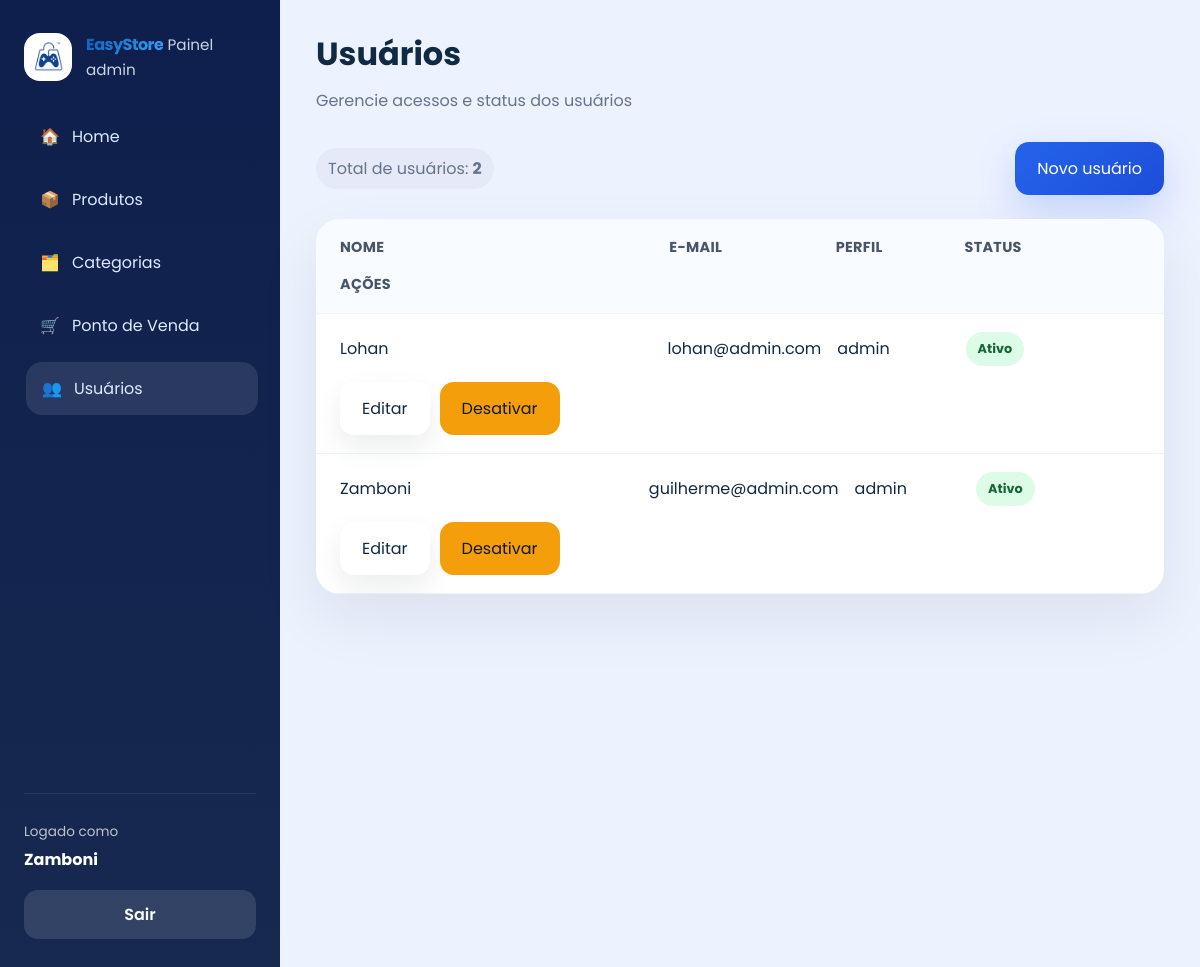
/usuarios/ (signed in), run on the app's committed database.
### app/models/usuario.py (models this page shows)
class Usuario(Base):
    __tablename__ = "usuarios"
    id = Column(Integer, primary_key=True, autoincrement=True)
    nome = Column(String(167), nullable=False)
    email = Column(String(167), unique=True, index=True, nullable=False)
    senha_hash = Column(String(255), nullable=False)
    role = Column(String(20), nullable=False, default="operador")
    ativo = Column(Boolean, default=True)
    criado_em = Column(DateTime, server_default=func.now())

### app/controllers/admin_controller.py (the view)
@router.get("/")
def listar_usuarios(request: Request, db: Session = Depends(get_db), admin = Depends(get_admin)):
    usuarios = db.query(Usuario).order_by(Usuario.nome).all()
    return templates.TemplateResponse(
        request,
        "admin/usuarios.html",
        {
            "request": request,
            "usuario": admin,
            "usuarios": usuarios,
            "page_title": "Usuários",
            "page_subtitle": "Gerencie acessos e status dos usuários",
            "css_path": "css/admin.css",
            "active": "usuarios",
        }
    )

### app/templates/admin/usuarios.html
{% extends "admin/base.html" %}
{% block content %}
<div class="table-actions">
  <div class="detail-pill">Total de usuários: <strong>{{ usuarios|length }}</strong></div>
  <a href="/usuarios/novo" class="btn btn-primary">Novo usuário</a>
</div>
<div class="table-card">
  <div class="table-row header">
    <div>Nome</div>
    <div>E-mail</div>
    <div>Perfil</div>
    <div>Status</div>
    <div>Ações</div>
  </div>
  {% for usuario in usuarios %}
  <div class="table-row">
    <div>{{ usuario.nome }}</div>
    <div>{{ usuario.email }}</div>
    <div>{{ usuario.role }}</div>
    <div><span class="status-badge {% if usuario.ativo %}active{% else %}inactive{% endif %}">{{ 'Ativo' if usuario.ativo else 'Inativo' }}</span></div>
    <div class="actions">
      <a href="/usuarios/{{ usuario.id }}/editar" class="btn btn-secondary">Editar</a>
      <form action="/usuarios/{{ usuario.id }}/toggle-ativo" method="post"><button type="submit" class="btn btn-warning">{% if usuario.ativo %}Desativar{% else %}Ativar{% endif %}</button></form>
    </div>
  </div>
  {% endfor %}
</div>
{% endblock %}

### app/templates/admin/base.html (shortened to what this page needs)
<!DOCTYPE html>
<html lang="pt-br">
<head>
  <link rel="stylesheet" href="{{ request.url_for('static', path=css_path) }}">
</head>
<body>
  <div class="admin-layout">
    <aside class="sidebar">
      <div class="brand-block">
        <img src="{{ request.url_for('static', path='img/logo.png') }}" alt="EasyStore" class="brand-logo">
        <div>
          <strong>EasyStore</strong>
          <span>Painel admin</span>
        </div>
      </div>
      <nav class="sidebar-nav">
        <a href="/admin" class="{% if active == 'home' %}active{% endif %}"><span>🏠</span>Home</a>
        <a href="/produtos" class="{% if active == 'produtos' %}active{% endif %}"><span>📦</span>Produtos</a>
        <a href="/categorias" class="{% if active == 'categorias' %}active{% endif %}"><span>🗂️</span>Categorias</a>
        <a href="/admin/pos" class="{% if active == 'pos' %}active{% endif %}"><span>🛒</span>Ponto de Venda</a>
        <a href="/usuarios" class="{% if active == 'usuarios' %}active{% endif %}"><span>👥</span>Usuários</a>
      </nav>
      <div class="sidebar-footer">
        <div class="profile-card">
          <span>Logado como</span>
          <strong>{{ usuario.nome  }}</strong>
        </div>
        <a href="/auth/logout" class="logout-btn">Sair</a>
      </div>
    </aside>
    <main class="admin-content">
      <header class="topbar">
        <div>
          <h1>{{ page_title }}</h1>
          {% if page_subtitle %}
          <p class="subtitle">{{ page_subtitle }}</p>
          {% endif %}
        </div>
      </header>
      <section class="page-body">
        {% block content %}{% endblock %}
      </section>
    </main>
  </div>
</body>
</html>

### app/static/css/admin.css (style rules this page uses)
:root { --bg: #edf2ff; --surface: #ffffff; --surface-soft: #f8fafc; --text: #102a43; --muted: #64748b; --primary: #2563eb; --primary-dark: #1d4ed8; --success: #16a34a; --warning: #f59e0b; --danger: #dc2626; --radius: 24px; --shadow: 0 24px 60px rgba(15, 23, 42, 0.08); --transition: 0.25s ease; --color-dark: #0262bd; --color-primary: #3fa1fc; }
* { box-sizing: border-box; margin: 0; padding: 0; }
html, body { min-height: 100%; background: var(--bg); font-family: 'Poppins', sans-serif; color: var(--text); }
body { overflow-x: hidden; }
a { color: inherit; text-decoration: none; }
button { font: inherit; cursor: pointer; }
.admin-layout { display: grid; grid-template-columns: 280px 1fr; min-height: 100vh; }
.sidebar { background: linear-gradient(180deg, #0e1f4d 0%, #17294f 100%); padding: 32px 24px; display: flex; flex-direction: column; gap: 28px; }
.brand-block { display: flex; gap: 14px; align-items: center; }
.brand-logo { width: 48px; height: 48px; border-radius: 16px; background: #fff; padding: 8px; object-fit: contain; }
.brand-block strong { background: linear-gradient(135deg, var(--color-dark) 0%, var(--color-primary) 100%); -webkit-background-clip: text; -webkit-text-fill-color: transparent; background-clip: text; letter-spacing: -0.5px; }
.brand-block span { color: #cbd5e1; font-size: 0.95rem; }
.sidebar-nav { display: grid; gap: 10px; }
.sidebar-nav a { display: flex; align-items: center; gap: 12px; padding: 14px 16px; border-radius: 16px; color: #dbeafe; transition: background var(--transition), transform var(--transition); }
.sidebar-nav a:hover, .sidebar-nav a.active { background: rgba(255, 255, 255, 0.1); transform: translateX(2px); }
.sidebar-nav span { font-size: 1rem; }
.sidebar-footer { margin-top: 350px; margin-bottom: 0; border-top: 1px solid rgba(255, 255, 255, 0.08); padding-top: 24px; display: flex; flex-direction: column; gap: 18px; }
.profile-card span { color: rgba(255, 255, 255, 0.72); font-size: 0.85rem; }
.profile-card strong { display: block; margin-top: 4px; color: #fff; }
.logout-btn { padding: 12px 14px; border-radius: 14px; background: rgba(255, 255, 255, 0.12); text-align: center; color: #f8fafc; font-weight: 600; }
.admin-content { padding: 30px 36px; }
.topbar { display: flex; justify-content: space-between; align-items: flex-start; gap: 18px; margin-bottom: 28px; }
.topbar h1 { font-size: 2rem; }
.subtitle { margin-top: 10px; color: var(--muted); line-height: 1.6; }
.page-body { display: grid; gap: 24px; }
.btn { display: inline-flex; align-items: center; justify-content: center; padding: 14px 22px; border-radius: 14px; border: none; transition: transform var(--transition), box-shadow var(--transition); }
.btn-primary { background: linear-gradient(135deg, var(--primary), var(--primary-dark)); color: #fff; box-shadow: 0 16px 40px rgba(37, 99, 235, 0.22); }
.btn-secondary { background: var(--surface); color: var(--text); box-shadow: 0 12px 28px rgba(15, 23, 42, 0.08); }
.btn-warning { background: var(--warning); color: #0f172a; }
.card, .table-card, .form-card { background: var(--surface); border-radius: var(--radius); box-shadow: var(--shadow); }
.table-card { overflow: hidden; }
.table-row { display: grid; grid-template-columns: 2.5fr 1.2fr 0.9fr 1.4fr; gap: 16px; align-items: center; padding: 18px 24px; border-bottom: 1px solid #eef2ff; }
.table-row.header { background: #f8fbff; text-transform: uppercase; letter-spacing: 0.02em; color: #475569; font-size: 0.9rem; font-weight: 700; }
.actions { display: flex; flex-wrap: wrap; gap: 10px; }
.status-badge { display: inline-flex; padding: 8px 12px; border-radius: 999px; font-size: 0.8rem; font-weight: 700; }
.status-badge.active { background: #dcfce7; color: #166534; }
.page-actions, .table-actions { display: flex; justify-content: space-between; align-items: center; gap: 16px; flex-wrap: wrap; }
.detail-pill { color: var(--muted); }
.detail-pill { background: rgba(15, 23, 42, 0.03); padding: 8px 12px; border-radius: 999px; }

### data on the page
Usuario: nome "Zamboni", email "guilherme@admin.com", role "admin", ativo "Ativo", shows "Desativar"
Usuario: nome "Lohan", email "lohan@admin.com", role "admin", ativo "Ativo", shows "Desativar"

### other printed values
{{ page_title }} "Usuários"
{{ page_subtitle }} "Gerencie acessos e status dos usuários"
{{ usuarios|length }} "2"
